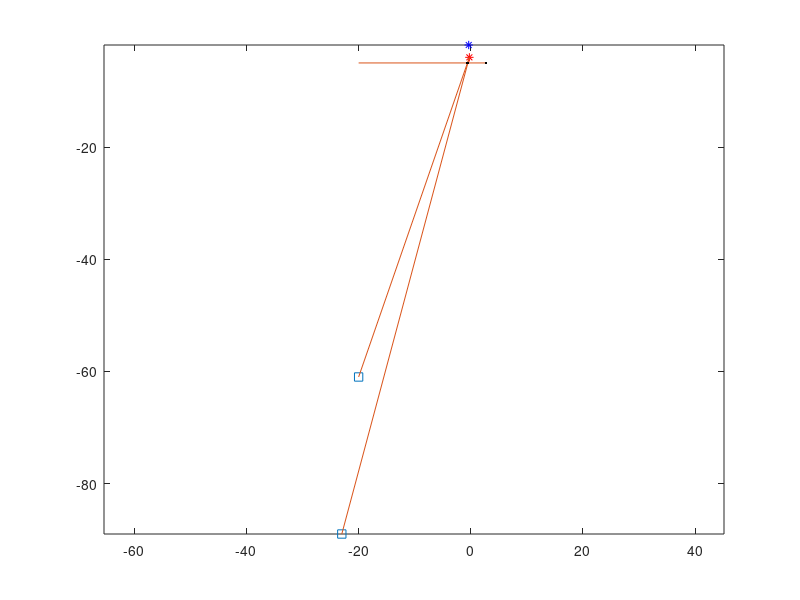

MATLAB code to generate this figure: (Note: this script raises an error after producing the figure.)
function testQuanThoughts2()

% close all
% x = [-12,-18,-21];
% y = [-26,-61,-89];
x = [-18,-21];
x = x - 2;
y = [-61,-89];
xy = [x; y]';

x3_0 = -12;
y3_0 = -26;
x3 = -12 - 2;
y3 = -26 ;

ori_1 = [-0.25,-4];
ori_2 = [-0.37,-1.8];
ori_1_far_right = ori_1(1) + 3;
ori_2_far_right = ori_2(1) + 3;
% figure,plot(x,y,'s');hold on;plot(ori_1(:,1), ori_1(:,2),'*r');plot(ori_2(:,1), ori_2(:,2),'*b');

line1 = pt2line(xy(1,:),ori_1);
line2 = pt2line(xy(2,:),ori_1);
lineComm1 = [0 1 -(ori_1(2)-1)];
% lineComm2 = [0 1 -(ori_2(2)-1)];

pt1 = line2pt(line1, lineComm1);
pt2 = line2pt(line2, lineComm1);
ratio1 = norm(pt2(1) - ori_1_far_right)/norm(pt1(1) - ori_1_far_right);
radius = norm(ori_1 - [ori_1_far_right (ori_1(2)-1)]);

figure(1),plot(x,y,'s');hold on;plot(ori_1(:,1), ori_1(:,2),'*r');plot(ori_2(:,1), ori_2(:,2),'*b');
line([ori_1_far_right -20]', [ori_1(2)-1 ori_1(2)-1]');
line([xy(1,1) ori_1(1)]', [xy(1,2) ori_1(2)]');line([xy(2,1) ori_1(1)]', [xy(2,2) ori_1(2)]');
% line([ori_2_far_right -20]', [ori_2(2)-1 ori_2(2)-1]');
% plot(ori_2_far_right, ori_2(2)-1,'*k');
plot(ori_1_far_right, ori_1(2)-1,'.k');plot(pt1(1), pt1(2),'.k');plot(pt2(1), pt2(2),'.k');axis equal




ang = CalcDegree([0 -1 0], [[ori_2_far_right, ori_2(2)-1] - ori_2, 0]);


line3 = pt2line(xy(1,:),ori_2);
line4 = pt2line(xy(2,:),ori_2);

line5 = pt2line([x3 y3], ori_1);
line6 = pt2line([x3 y3], ori_2);
line5_0 = pt2line([x3_0 y3_0], ori_1);
line6_0 = pt2line([x3_0 y3_0], ori_2);

pt5 = line2pt(line5, lineComm1);
pt5_0 = line2pt(line5_0, lineComm1);

ratio2 = [norm(pt5(1) - ori_1_far_right)/norm(pt1(1) - ori_1_far_right) norm(pt5_0(1) - ori_1_far_right)/norm(pt1(1) - ori_1_far_right)];

xList = linspace(-20,5,10);
thetaList = -20:1:20;
ptIso = [];
for i = 1 : length(thetaList)
    thetaTemp = thetaList(i);
    ptIso(i,:) = ori_2 - [sind(thetaTemp) cosd(thetaTemp)];
    ptFar(i,:) = ori_2 - radius.*[sind(thetaTemp - ang) cosd(thetaTemp - ang)];
    err(i,1) = dot(ptFar(end,:) - ptIso(end,:), ori_2 - ptIso(end,:));
    lineComm2 = pt2line(ptFar(end,:), ptIso(end,:));
    pt3 = line2pt(line3, lineComm2);
    pt4 = line2pt(line4, lineComm2);
    
% % %     line5 = pt2line([x3 y3], ori_1);
% % %     line6 = pt2line([x3 y3], ori_2);
% % %     line5_0 = pt2line([x3_0 y3_0], ori_1);
% % %     line6_0 = pt2line([x3_0 y3_0], ori_2);
%     pt5 = line2pt(line5, lineComm1);
    pt6 = line2pt(line6, lineComm2);
%     pt5_0 = line2pt(line5_0, lineComm1);
    pt6_0 = line2pt(line6_0, lineComm2);
    
    
    yList1 = (-line5(1).*xList - line5(3))./line5(2);
    yList2 = (-line6(1).*xList - line6(3))./line6(2);
    yList1_0 = (-line5_0(1).*xList - line5_0(3))./line5_0(2);
    yList2_0 = (-line6_0(1).*xList - line6_0(3))./line6_0(2);
    if 0
        figure,plot(x,y,'s');hold on;plot(ori_1(:,1), ori_1(:,2),'*r');plot(ori_2(:,1), ori_2(:,2),'*b');
        axis equal
        line([xy(1,1) ori_2(1)]', [xy(1,2) ori_2(2)]');line([xy(2,1) ori_2(1)]', [xy(2,2) ori_2(2)]');
        yList = (-lineComm2(1).*xList - lineComm2(3))./lineComm2(2);
        plot(xList,yList,'-');
        line([ptIso(end,1) ptFar(end,1)]', [ptIso(end,2) ptFar(end,2)]');
        plot(ptFar(end,1), ptFar(end,2),'*k');plot(pt3(1),pt3(2),'.k');plot(pt4(1),pt4(2),'.k');
        plot(ptIso(end,1), ptIso(end,2),'*');
        
        plot(xList, yList1,'k');plot(xList, yList2,'k');plot(pt5(1), pt5(2),'*');plot(pt6(1), pt6(2),'*');
        plot(xList, yList1_0,'m');plot(xList, yList2_0,'m');plot(pt5_0(1), pt5_0(2),'*');plot(pt6_0(1), pt6_0(2),'*');
        plot(x3,y3,'*');plot(x3_0,y3_0,'*')
    end
    ratioList(i,1) =  norm(pt4 - ptFar(end,:))/norm(pt3 - ptFar(end,:));
    ratioList2(i,:) = [norm(pt6 - ptFar(end,:))/norm(pt3 - ptFar(end,:)) norm(pt6_0 - ptFar(end,:))/norm(pt3 - ptFar(end,:))];
end
figure(1),hold on;
plot(ptIso(:,1),ptIso(:,2),'-x');
plot(ptFar(:,1),ptFar(:,2),'-x');


% line5 = pt2line([x3 y3], ori_1);
% line6 = pt2line([x3 y3], ori_2);
% line5_0 = pt2line([x3_0 y3_0], ori_1);
% line6_0 = pt2line([x3_0 y3_0], ori_2);
% pt5 = line2pt(line5, lineComm1);
% pt6 = line2pt(line6, lineComm2);
% pt5_0 = line2pt(line5_0, lineComm1);
% pt6_0 = line2pt(line6_0, lineComm2);
% 
% 
% yList1 = (-line5(1).*xList - line5(3))./line5(2);
% yList2 = (-line6(1).*xList - line6(3))./line6(2);
% yList1_0 = (-line5_0(1).*xList - line5_0(3))./line5_0(2);
% yList2_0 = (-line6_0(1).*xList - line6_0(3))./line6_0(2);




figure,plot(abs(ratio1 - ratioList));
hold on;plot(abs([ratio2 - ratioList2]))

end

function line = pt2line(pt1,pt2)

line = cross([pt1 1], [pt2 1]);
line = line./norm(line(1:2));
end
function pt = line2pt(line1, line2)
pt = cross(line1, line2);
pt = pt./pt(3);
pt = pt(1:2);
end